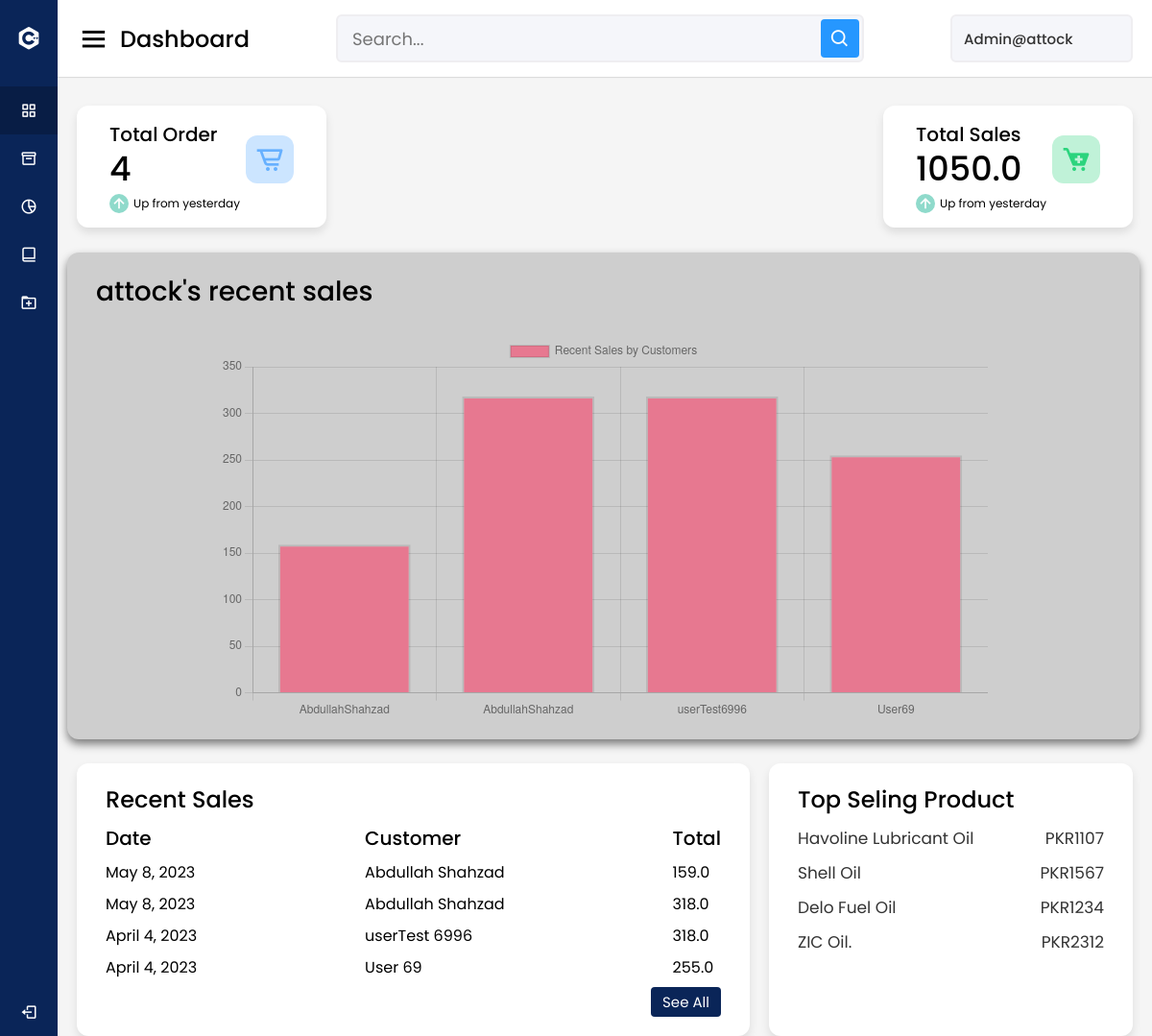
The page /app/FuelStation/2/ on the database as committed earlier.
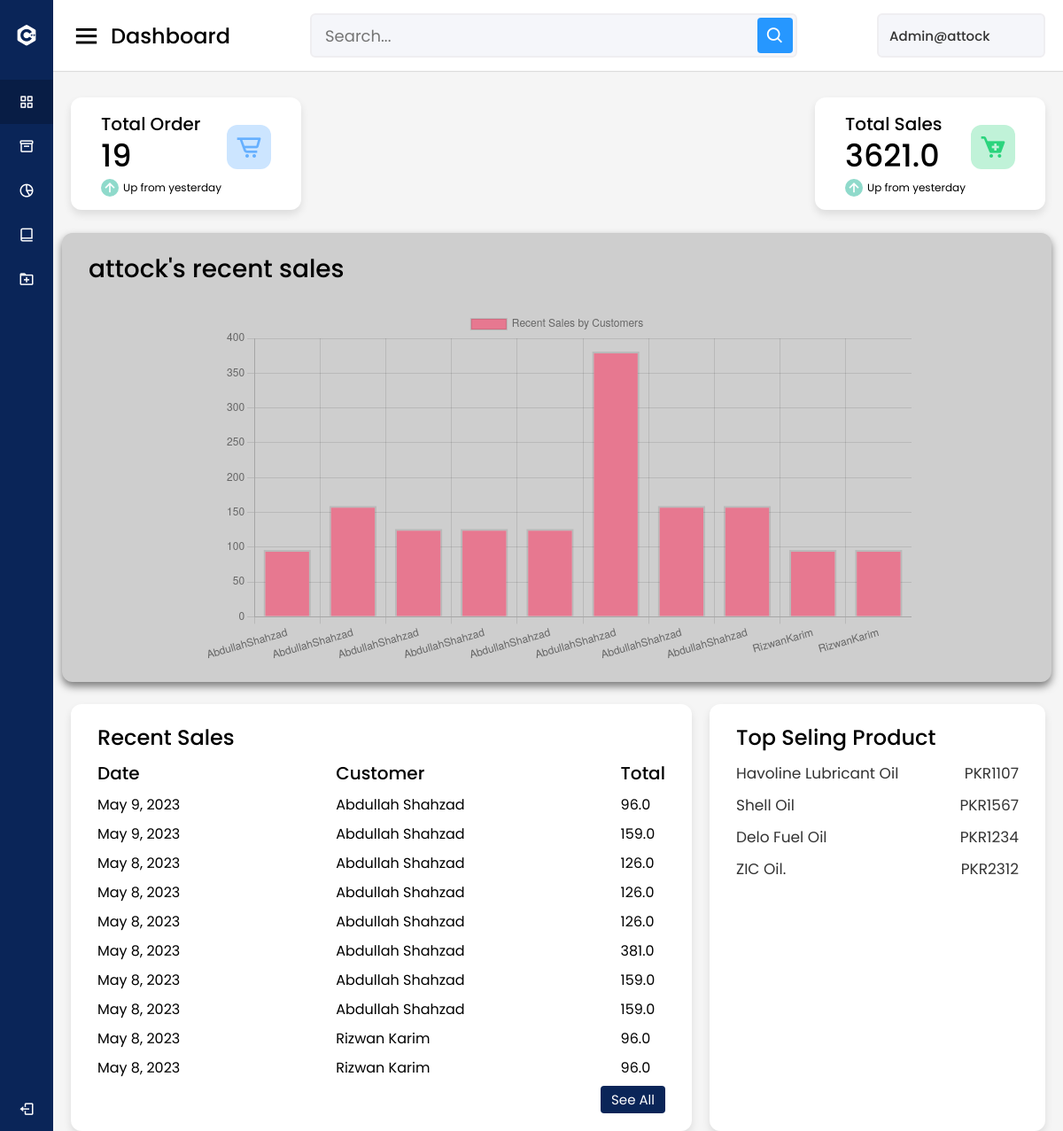
The same page on the database as committed later.
### app/models.py (models this page shows, shortened)
class order(models.Model):
    totalCost = models.FloatField()
    Customer = models.ForeignKey(users, blank=True, null=True, on_delete=models.CASCADE)
    orderDate = models.DateField(auto_now_add=True)
    fuelStation = models.ForeignKey(fuelStations, blank=True, null=True, on_delete=models.CASCADE)
    def __str__(self):
        return self.Customer.firstName + ' ' + self.Customer.LastName + ' : ' + str(self.orderDate)

class users(models.Model):
    firstName = models.CharField(max_length=50)
    LastName = models.CharField(max_length=50)
    email = models.EmailField(blank=True, unique=True)
    phone = models.CharField(max_length=15)
    def __str__(self):
        return self.firstName + ' ' + self.LastName

### app/views.py (the view)
# urls.py: path('FuelStation/<int:station_id>/', views.fuelStation_view),
def fuelStation_view(request, station_id):
    station = fuelStations.objects.get(pk=station_id)
    orderList = order.objects.all()
    orderNum = 0
    sales = 0
    for ordr in orderList:
        if ordr.fuelStation == station:
            sales += ordr.totalCost
            orderNum = orderNum + 1
    latestOrders = order.objects.filter(fuelStation=station).order_by('-id')[:10]
    print("type(latestOrders): ", type(latestOrders))
    print("latestOrders: ", latestOrders)
    fields_list = latestOrders.values('Customer', 'totalCost')
    print(list(fields_list))
    customer_list = []
    totalCost_list = []
    for entry in fields_list:
        cstmr = users.objects.get(pk=entry['Customer'])
        customer_list.append(cstmr.firstName+cstmr.LastName)
        totalCost_list.append(entry['totalCost'])
    print(customer_list)
    print(totalCost_list)
    context = {
        'station_id': station_id,
        'station': station,
        'orderList': orderList,
        'orderNum': orderNum,
        'latestOrders': latestOrders,
        'sales': sales,
        'customer_list': customer_list,
        'totalCost_list': totalCost_list,
    }
    print("==========================")
    print("fIdx: ", fIdx)
    print("==========================")
    return render(request, 'dashboard.html', context)

### app/templates/dashboard.html (shortened to what the changed rows need)
<!DOCTYPE html>
<html lang="en" dir="ltr">
    <head>
        <link rel="stylesheet" href="/static/css/dashboard.css">
        <link href='https://unpkg.com/boxicons@2.0.7/css/boxicons.min.css' rel='stylesheet'>
    </head>
    <body>
        <section class="home-section">
            <div class="home-content">
                <div class="overview-boxes">
                    <div class="box">
                        <div class="right-side">
                            <div class="box-topic">Total Order</div>
                            <div class="number">{{ orderNum }}</div>
                            <div class="indicator">
                                <i class='bx bx-up-arrow-alt'></i>
                                <span class="text">Up from yesterday</span>
                            </div>
                        </div>
                    </div>
                    <div class="box">
                        <div class="right-side">
                            <div class="box-topic">Total Sales</div>
                            <div class="number">{{ sales }}</div>
                            <div class="indicator">
                                <i class='bx bx-up-arrow-alt'></i>
                                <span class="text">Up from yesterday</span>
                            </div>
                        </div>
                    </div>
                </div>
                <div>
                    <div class="analytics box">
                        <a class="no-underline" href="/app/FuelStation/Analytics/{{ station.id }}/">
                            <br>
                            <div class="chartFrame">
                                <div class="myChart">
                                    <canvas id="myChart" aria-label="Hello ARIA World" role="img"></canvas>
                                </div>
                            </div>
                        </a>
                    </div>
                    <script>
                        const ctx = document.getElementById('myChart').getContext('2d');
                        new Chart(ctx, {
                            type: 'bar',
                            data: {
                                // labels: ['Red', 'Blue', 'Yellow', 'Green', 'Purple', 'Orange'],
                                labels: [
                                    {% for customer in customer_list %} '{{ customer }}', {% endfor %}
                                ],
                                datasets: [{
                                    label: 'Recent Sales by Customers',
                                    data: [
                                        {% for cost in totalCost_list %} '{{ cost }}', {% endfor %}
                                    ],
                                    borderWidth: 2,
                                    backgroundColor: ['rgb(231, 120, 144)']
                                }]
                            },
                            options: {
                                scales: {
                                    y: {
                                        beginAtZero: true
                                    }
                                },
                                // animation: {
                                //     onComplete: () => {
                                //         delayed = true;
                                //     },
                                //     delay: (context) => {
                                //         let delay = 0;
                                //         if (context.type === 'data' && context.mode === 'default' && !delayed) {
                                //             delay = context.dataIndex * 3 + context.datasetIndex * 1;
                                //         }
                                //         return delay;
                                //     },
                                // }
                            }
                        });
                    </script>
                </div>
                <br>
                <div class="sales-boxes">
                    <div class="recent-sales box">
                        <div class="sales-details">
                            <ul class="details">
                                <li class="topic">Date</li>
                                {% for ordr in latestOrders %}
                                    {% if ordr.fuelStation == station %}
                                        <li>{{ ordr.orderDate }}</li>
                                    {% endif %}
                                {% endfor %}
                            </ul>
                            <ul class="details">
                                <li class="topic">Customer</li>
                                {% for ordr in latestOrders %}
                                    {% if ordr.fuelStation == station %}
                                        <li>{{ ordr.Customer }}</li>
                                    {% endif %}
                                {% endfor %}
                            </ul>
                            <ul class="details">
                                <li class="topic">Total</li>
                                {% for ordr in latestOrders %}
                                    {% if ordr.fuelStation == station %}
                                        <li>{{ ordr.totalCost }}</li>
                                    {% endif %}
                                {% endfor %}
                            </ul>
                        </div>
                    </div>
                </div>
            </div>
        </section>
    </body>
</html>

Rows that differ between the two databases and show on the page:
no longer on this page (row unchanged): order: orderDate "May 8, 2023", Customer "Abdullah Shahzad", totalCost "318.0"
no longer on this page (row unchanged): order: orderDate "April 4, 2023", Customer "userTest 6996", totalCost "318.0"
no longer on this page (row unchanged): order: orderDate "April 4, 2023", Customer "User 69", totalCost "255.0"
added order: orderDate "May 9, 2023", Customer "Abdullah Shahzad", totalCost "96.0"
added order: orderDate "May 9, 2023", Customer "Abdullah Shahzad", totalCost "159.0"
added order: orderDate "May 8, 2023", Customer "Abdullah Shahzad", totalCost "126.0"
added order: orderDate "May 8, 2023", Customer "Abdullah Shahzad", totalCost "126.0"
added order: orderDate "May 8, 2023", Customer "Abdullah Shahzad", totalCost "126.0"
added order: orderDate "May 8, 2023", Customer "Abdullah Shahzad", totalCost "381.0"
added order: orderDate "May 8, 2023", Customer "Abdullah Shahzad", totalCost "159.0"
added order: orderDate "May 8, 2023", Customer "Rizwan Karim", totalCost "96.0"
added order: orderDate "May 8, 2023", Customer "Rizwan Karim", totalCost "96.0"
Other text that changed with them:
{{ orderNum }}: "4" → "19"
{{ sales }}: "1050.0" → "3621.0"
chart data {{ cost }}: 159.0, 318.0, 318.0, 255.0 → 96.0, 159.0, 126.0, 126.0, 126.0, 381.0, 159.0, 159.0, 96.0, 96.0
